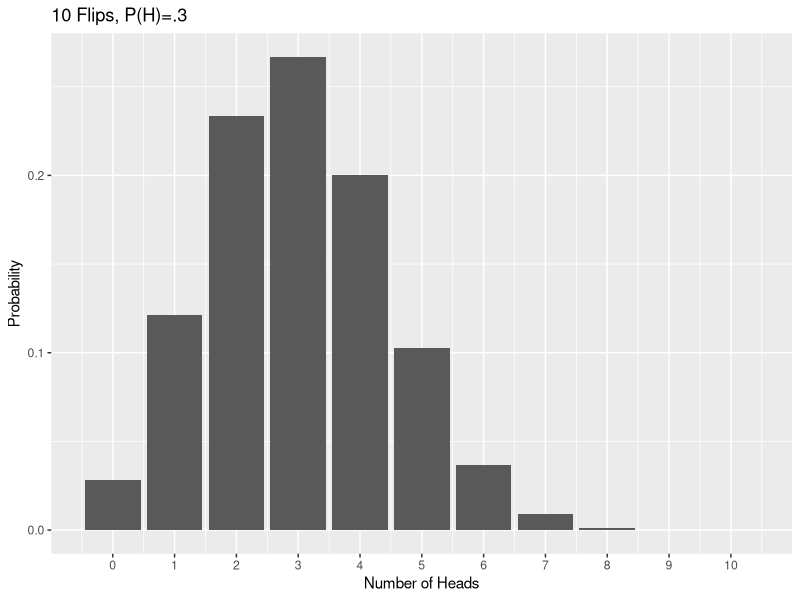
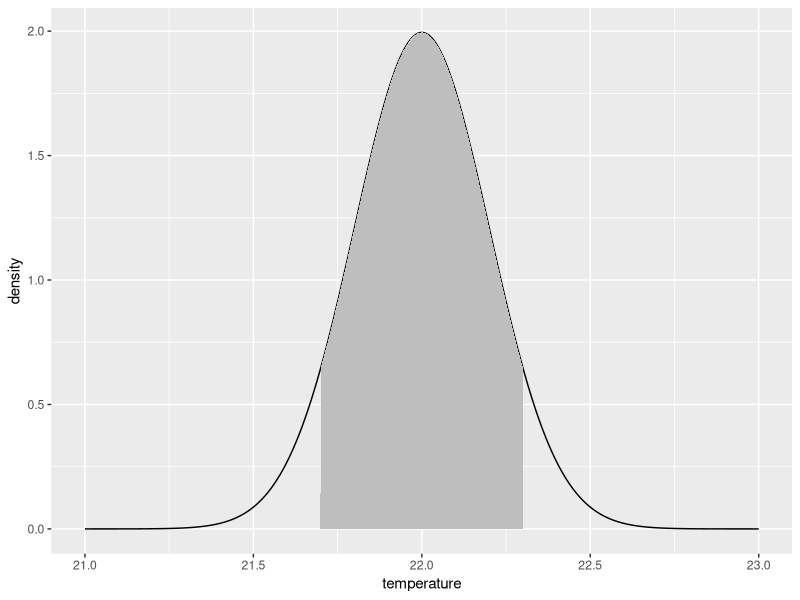
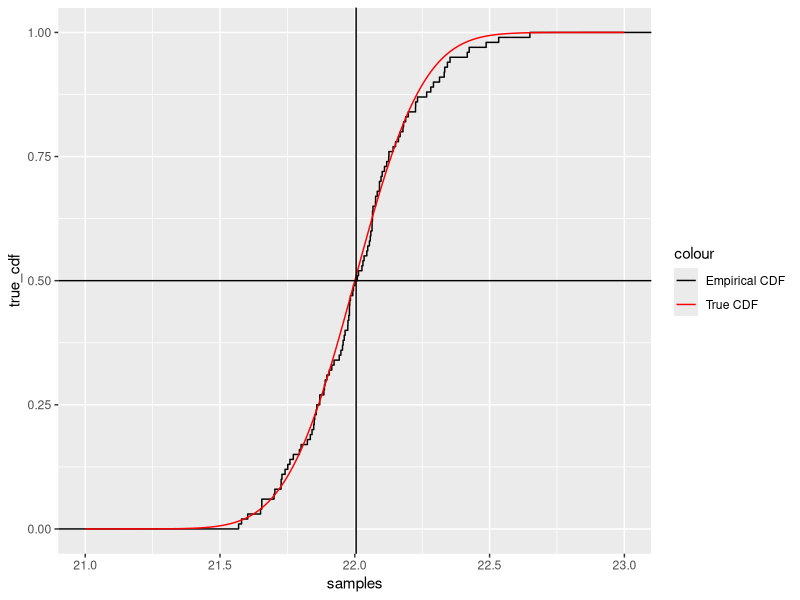
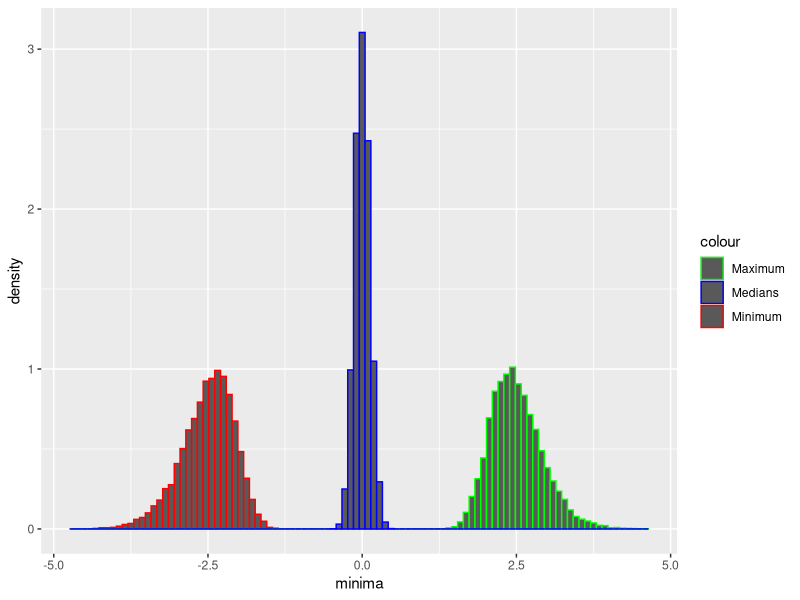
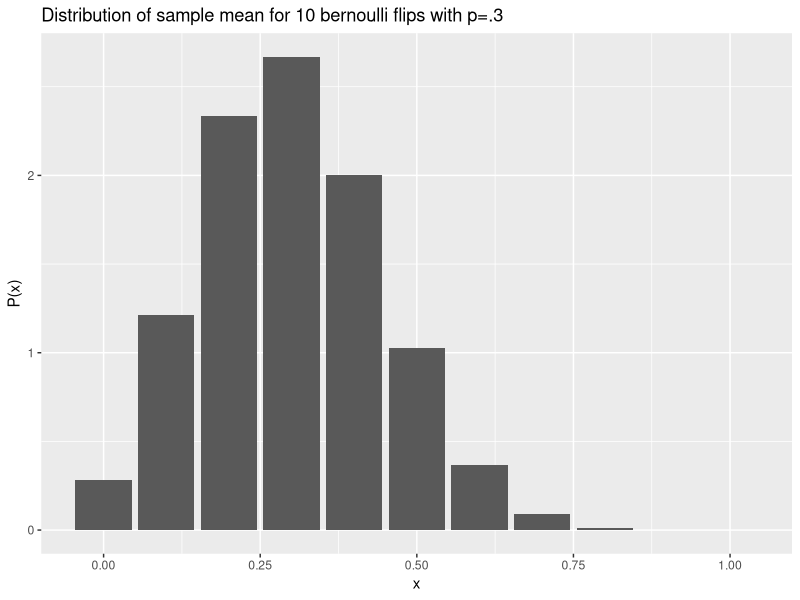
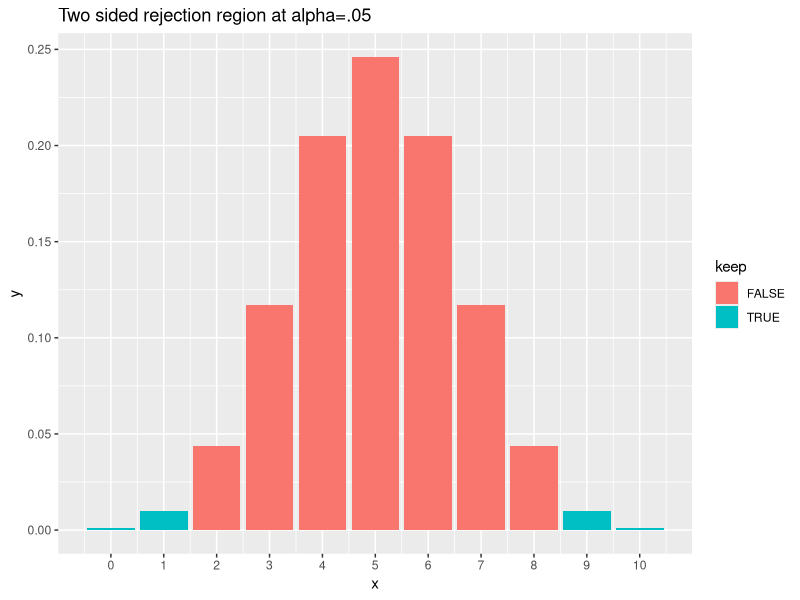
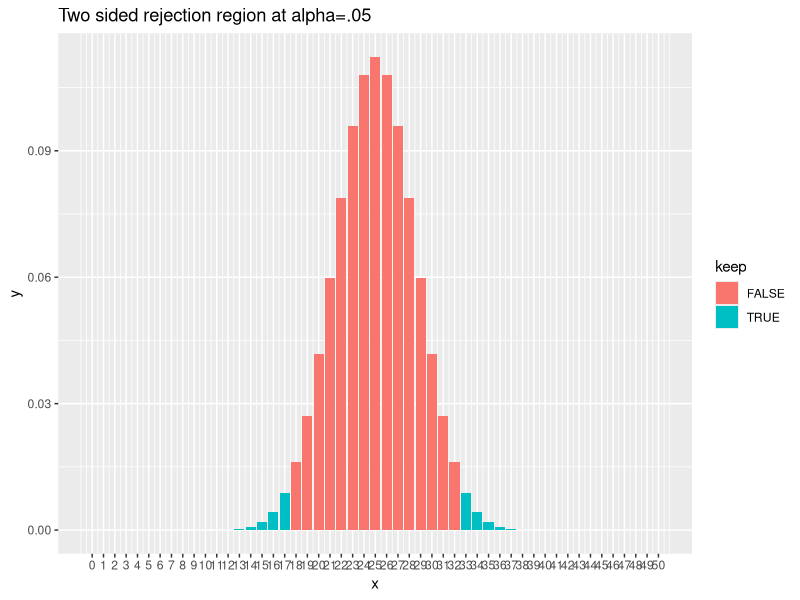
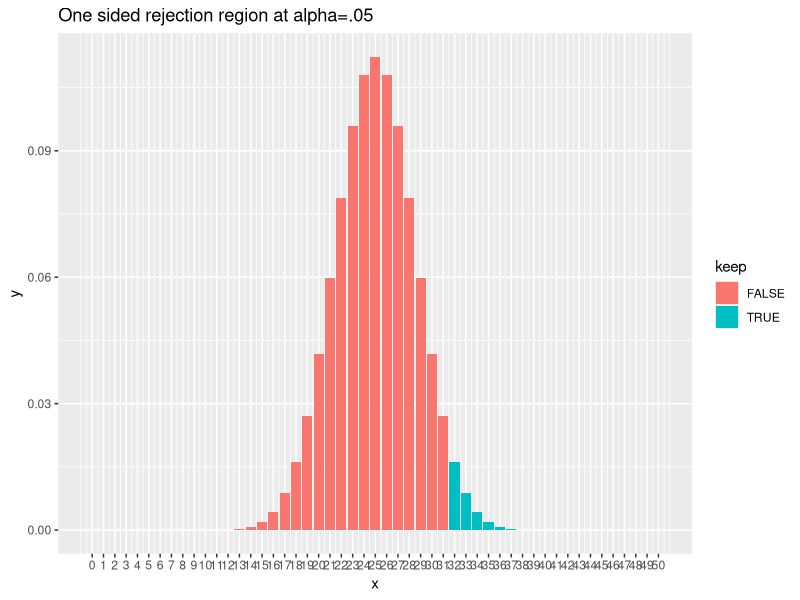

Here is the R script that generated these plots, in order:
## ---- chunk 1
library(tidyverse)
library(glue)
## ---- chunk 2
library(ggplot2)
x <- dbinom(seq(0, 10), 10, .3)
ggplot() +
    geom_bar(aes(x = seq(0, 10), y = x), stat = "identity") +
    scale_x_continuous(breaks = seq(0, 10)) +
    xlab("Number of Heads") +
    ylab("Probability") +
    ggtitle("10 Flips, P(H)=.3")
## ---- chunk 3
library(tidyverse)
## ---- chunk 4
temperature <- seq(21, 23, .001)
density <- dnorm(temperature, 22, .2)
p <- pnorm(22.3, 22, .2) - pnorm(21.7, 22, .2)
ggplot() +
    geom_line(aes(x = temperature, y = density)) +
    geom_ribbon(aes(x = temperature, ymin = 0, ymax = if_else(temperature >= 21.7 & temperature <= 22.3, density, 0)), fill = "gray")
## ---- chunk 5
samples <- rnorm(100, 22, .2)
true_cdf <- pnorm(temperature, 22, .2)
ggplot() +
    stat_ecdf(aes(x = samples, color = "Empirical CDF")) +
    geom_line(aes(x = temperature, y = true_cdf, color = "True CDF")) +
    scale_color_manual(values = c("Empirical CDF" = "black", "True CDF" = "red")) +
    geom_hline(yintercept = .5) +
    geom_vline(xintercept = median(samples))
## ---- chunk 6
minima <- replicate(10000, min(rnorm(100, 0, 1)))
maxima <- replicate(10000, max(rnorm(100, 0, 1)))
medians <- replicate(10000, median(rnorm(100, 0, 1)))
ggplot() +
    geom_histogram(aes(x = minima, y = after_stat(density), color = "Minimum"), bins = 100) +
    geom_histogram(aes(x = maxima, y = after_stat(density), color = "Maximum"), bins = 100) +
    geom_histogram(aes(x = medians, y = after_stat(density), color = "Medians"), bins = 100) +
    scale_color_manual(values = c("Minimum" = "red", "Maximum" = "green", "Medians" = "blue"))
## ---- chunk 7
p <- dbinom(seq(0,10),10,.3)
ggplot()+geom_bar(aes(x=seq(0,1,1/10),y=10*p),stat="identity")+xlab("x")+ylab("P(x)")+ggtitle("Distribution of sample mean for 10 bernoulli flips with p=.3")
## ---- chunk 8
library(ggplot2)
# two-sided
rejection2 <- function(n,d=10) {
    results <- data.frame(
            x=seq(0,n),
            y=dbinom(seq(0,n),n,.5),
            keep=sapply(seq(0,n),
                function(x) 
                    (x<qbinom(.025,n,.5)) | (x>qbinom(.975,n,.5))))
    ggplot(
        data=results,aes(x=x,y=y,fill=keep))+ 
        geom_bar(stat="identity")+
        scale_x_continuous(breaks=seq(0,n,d))+
        ggtitle("Two sided rejection region at alpha=.05")
    
}
## ---- chunk 9
rejection1 <-function(n,d=10) {
    results <- data.frame(
        x=seq(0,n),
        y=dbinom(seq(0,n),n,.5),
        keep=sapply(seq(0,n),function(x) (x>qbinom(.95,n,.5))))
    ggplot(data=results,aes(x=x,y=y,fill=keep))+
    geom_bar(stat="identity")+
    scale_x_continuous(breaks=seq(0,n,d))+
    ggtitle("One sided rejection region at alpha=.05")
}
## ---- chunk 10
rejection2(10, 1)

## ---- chunk 11
rejection2(50, 1)
## ---- chunk 12
rejection1(50, 1)
## ---- chunk 13
compare <- function(n, p = .5) {
    results <- data.frame(x = seq(0, n), y = dbinom(seq(0, n), n, p), z = dnorm(seq(0, n), mean = p * n, sd = sqrt(n * p * (1 - p))))
    ggplot(data = results) +
        geom_bar(aes(x = x, y = y), stat = "identity", fill = "lightgreen") +
        geom_line(aes(x = x, y = z), color = "red", size = 2) +
        ggtitle(glue("Normal Approximation to the binomial with n={n} and p={p}"))
}
compare(100, .3)
## ---- chunk 14
# look at the probability density for this case
probs <- dbinom(seq(0, 20), 20, .5)
# The qbinom function tells us the threshold
rejection <- qbinom(.95, 20, .5)
# We check this by comparing the probability of $15-20$ vs $14-20$ heads:
sum(probs[16:21]) # remember probs[i] is the chance of i-1 heads
sum(probs[15:21])
# The chance of $15-20$ heads is greater than $.05$.
## ---- chunk 15
probs6 <- dbinom(seq(0, 20), 20, .6)
sum(probs6[1:15])
## ---- chunk 16
probs8 <- dbinom(seq(0, 20), 20, .8)
sum(probs8[1:15])
## ---- chunk 17
rejection <- qbinom(.95, 100, .5)
probs6 <- dbinom(seq(0, 100), 100, .6)
sum(probs6[1:rejection])
